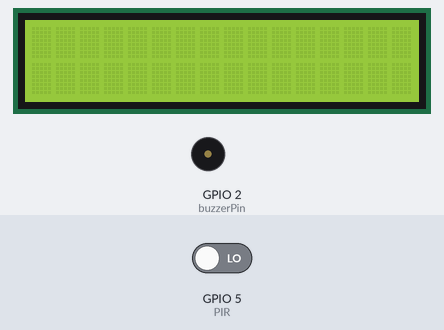
This sketch was run on a simulated ESP32. Parts: 16×2 character LCD, buzzer (waves = sounding, pin HIGH). Inputs (shaded band) come from the test bench; at power-on: GPIO 5 (PIR) LOW. What the sketch prints to the serial monitor is not drawn.

Above: at 1.2 s.
1.3 s: GPIO 5 (PIR) driven HIGH
At 1.6 s:
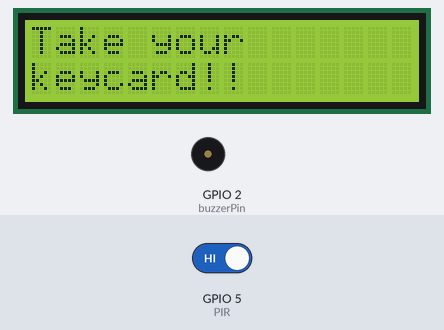
Timing chart, 0 to 22.8 s (numbered marks = the images above; inputs shaded):
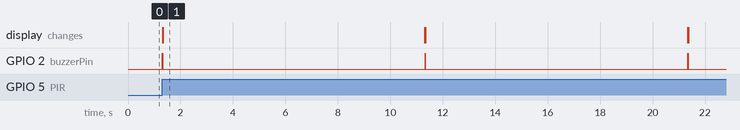

Measured:
- after the input at 1.3 s, GPIO 2 (buzzerPin): alternates HIGH for 0.02 s and LOW for 10.0 s, starting at once; the display: changes at once (image 1)

The sketch:

keycard-reminder.ino
```cpp
#include <Wire.h>
#include <LiquidCrystal_I2C.h>

LiquidCrystal_I2C lcd(0x27, 16, 2);
#define PIR 5
#define buzzerPin 2
bool PIRState;

void setup() {
  Serial.begin(115200);
  Wire.begin(17, 16); // SDA, SCL
  lcd.init();
  lcd.backlight();
  pinMode(PIR, INPUT);  // INPUT not INPUT_PULLDOWN
  pinMode(buzzerPin,OUTPUT);
}
void loop() {
  PIRState = digitalRead(PIR);
  Serial.println(PIRState);

  if(PIRState == 1){
    lcd.backlight();
    lcd.setCursor(0, 0);
    digitalWrite(buzzerPin,HIGH);
    lcd.print("Take your");
    lcd.setCursor(0, 1);
    lcd.print("keycard!!");
    digitalWrite(buzzerPin,LOW);
    delay(10000);
    lcd.clear();
    lcd.noBacklight();
  }
}
```
